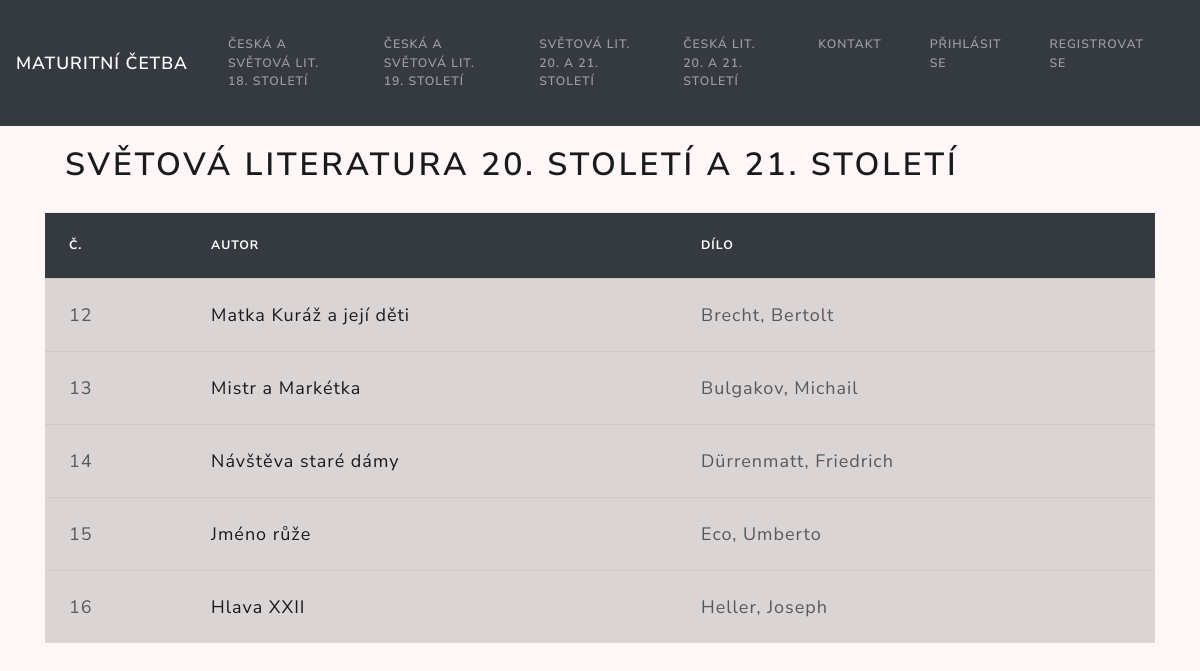
/index.php/cetba_controller/sv_20_21, run on the app's committed database.
### tables this page shows
CREATE TABLE `menu` (
  `id_menu` int(11) NOT NULL,
  `nazev` varchar(45) DEFAULT NULL,
  `displej_nazev` varchar(45) DEFAULT NULL
);

CREATE TABLE `knihy` (
  `id_knihy` int(11) NOT NULL,
  `autor_knihy` varchar(45) DEFAULT NULL,
  `nazev_knihy` varchar(45) DEFAULT NULL,
  `pocet_stranek` int(11) DEFAULT NULL,
  `prebal` varchar(90) DEFAULT NULL,
  `anotace` text,
  `id_obdobi` int(11) NOT NULL
);

### application/controllers/Cetba_controller.php (called while the page is built, shortened)
<?php defined('BASEPATH') OR exit('No direct script access allowed');
class Cetba_controller extends CI_Controller {
    function  __construct(){
		$this->load->model('cetba_model');
		$this->load->library(['ion_auth']);
    }
	public function sv_20_21(){
		$data['menu'] = $this->cetba_model->get_menu_polozky();
		$data['strana3'] = $this->cetba_model->get_strana(3);
		$this->load->view('layout/header');
		$this->load->view('layout/navbar', $data);
		$this->load->view('pages/sv_20_21', $data);
		$this->load->view('layout/footer');
	}
}

### index.php (called while the page is built, shortened)
<?php
require_once BASEPATH.'core/CodeIgniter.php';

### application/models/Cetba_model.php (called while the page is built, shortened)
<?php
class Cetba_model extends CI_Model{
	public function get_menu_polozky()
	{
		if (!$this->ion_auth->logged_in())
		{
			$this->db->select('displej_nazev, nazev');
			$this->db->from('menu');
			$query = $this->db->get();
			return $query->result();
			}
		else{
			$this->db->select('displej_nazev, nazev');
			$this->db->from('menu_logged');
			$query = $this->db->get();
			return $query->result();
		}
	}
	public function get_strana(int $obdobi)
	{
        $this->db->select('nazev_knihy, autor_knihy, id_knihy');
        $this->db->from('knihy');
        $this->db->where('id_obdobi= '.$obdobi);
        $this->db->order_by('id_knihy');
        $query = $this->db->get();
        return $query->result();
	}
}

### application/views/pages/sv_20_21.php (the view, shortened to what this page needs)
<div class="container">
<h1>Světová Literatura 20. století a 21. století</h1>
    <table class="table table-hover">
        <thead>
            <tr>
            <th scope="col">Č.</th>
            <th scope="col">Autor</th>
            <th scope="col">Dílo</th>
            </tr>
        </thead>
        <tbody>
            <?php if ($strana3): ?>
                 <?php foreach($strana3 as $knihy): ?>
				    <tr class="table-active">
				      <td><?php echo $knihy->id_knihy;?></td>
				      <td><a href="<?php echo base_url("kniha/".$knihy->id_knihy);?>"><?php echo $knihy->nazev_knihy;?></td>
				      <td><?php echo $knihy->autor_knihy;?></td>
				    </tr>
			     <?php endforeach ?>
			    <?php endif ?>
        </tbody>
    </table>
     </div>
</body>

### application/views/layout/navbar.php (shortened to what this page needs)
<body>
	<nav class="navbar navbar-expand-lg navbar-dark bg-dark">
	  <a class="navbar-brand" href="<?php echo base_url();?>">Maturitní četba</a>
	  <div class="collapse navbar-collapse" id="navbarColor02">
	    <ul class="navbar-nav mr-auto">
			<?php foreach($menu as $p): ?>
                       <li class="nav-item">
                           <a class="nav-link" href="<?php echo base_url($p->nazev)?>"><?= $p->displej_nazev ?><span class="sr-only">(current)</span></a>
                       </li>
               <?php endforeach; ?>
	    </ul>
	  </div>
	</nav>

### cetba/assets/css/styles.css (style rules this page uses)
body { background-color: #fff7f7; }
.container h1 { padding: 20px; }
.table { font-size: 18px; }
.table th { background-color: #343A40; color: white; }

### data on the page
menu: displej_nazev "ČESKÁ A SVĚTOVÁ LIT. 18. STOLETÍ"
menu: displej_nazev "ČESKÁ A SVĚTOVÁ LIT. 19. STOLETÍ"
menu: displej_nazev "SVĚTOVÁ LIT. 20. A 21. STOLETÍ"
menu: displej_nazev "ČESKÁ LIT. 20. A 21. STOLETÍ"
menu: displej_nazev "KONTAKT"
menu: displej_nazev "PŘIHLÁSIT SE"
menu: displej_nazev "REGISTROVAT SE"
knihy: id_knihy "12", nazev_knihy "Matka Kuráž a její děti", autor_knihy "Brecht, Bertolt"
knihy: id_knihy "13", nazev_knihy "Mistr a Markétka", autor_knihy "Bulgakov, Michail"
knihy: id_knihy "14", nazev_knihy "Návštěva staré dámy", autor_knihy "Dürrenmatt, Friedrich"
knihy: id_knihy "15", nazev_knihy "Jméno růže", autor_knihy "Eco, Umberto"
knihy: id_knihy "16", nazev_knihy "Hlava XXII", autor_knihy "Heller, Joseph"
